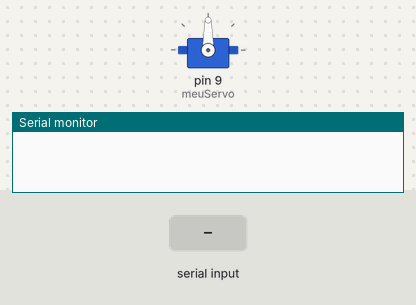
A sketch run on a simulated Arduino Uno, built with avr-gcc and run on an emulated ATmega328P. On the bench: servo, the last lines printed to the serial monitor. The test bench sets the inputs (shaded band).

Above: at 1.2 s.
1.3 s: "G" received over Serial
At 1.4 s:
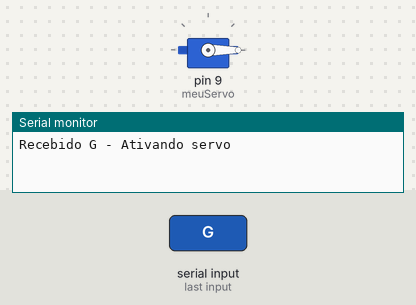
Timing chart, 0 to 4.3 s (numbered marks = the images above; inputs shaded):
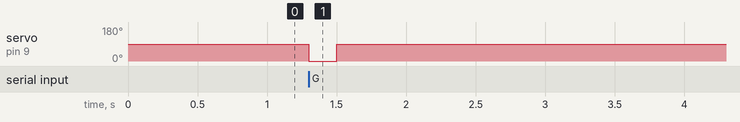

Measured:
- after the input at 1.3 s, servo on pin 9 (meuServo): 90° → 0° at once, → 90° 0.20 s later

The sketch:

programacao_seletora.ino
```cpp
#include <Servo.h>

Servo meuServo;

void setup() {
  Serial.begin(9600);    // mesma taxa do Python
  meuServo.attach(9);    // servo conectado na porta 9
  meuServo.write(90);    // posição inicial (meio)
}

void loop() {
  if (Serial.available() > 0) {
    char comando = Serial.read();  // lê o caractere enviado pelo Python

    if (comando == 'G') {
      Serial.println("Recebido G - Ativando servo");

      // Movimento do servo
      meuServo.write(0);    // gira para a esquerda
      delay(200);           // espera meio segundo
      meuServo.write(90);   // volta para o centro
      delay(200);
    }
  }
}
```
